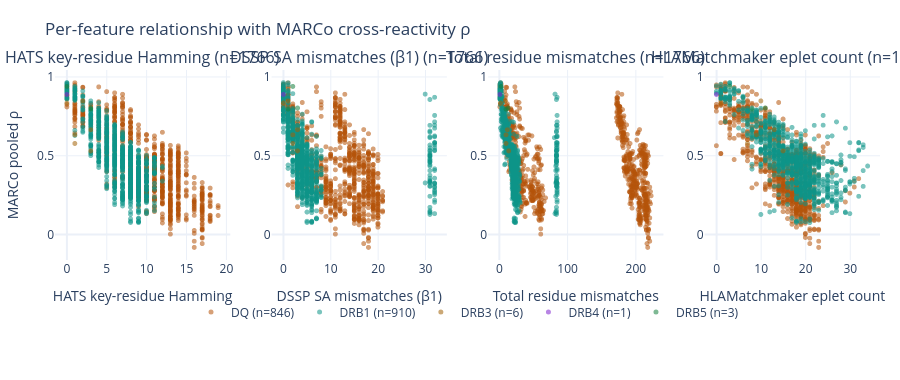

The cell this chart's notebook holds for it:
### Markdown cell above
> **Observation (cell 21)** — 2026-05-05 07:51:58
>
> **Status:** ✅ executed cleanly
> 📊 eplet coverage: **1766/1766**
> 
> ```
> fetching https://www.epregistry.com.br/databases/DRB…
>   DRB: 123 eplets total, 123 with allele lists
> fetching https://www.epregistry.com.br/databases/DQ…
>   DQ: 83 eplets total, 83 with allele lists
> fetching https://www.epregistry.com.br/databases/DP…
>   DP: 62 eplets total, 62 with allele lists
> distinct alleles with eplet annotations: 114
> wrote 1,766 rows → data/eplet_features.csv
> eplet features merged from epregistry.com.br
>   pair coverage  : 1766/1766 pairs have both alleles in registry (incl. heterodimer fallback)
>   by locus:
>        count  sum
> locus            
> DQ       846  846
> DRB1     910  910
> DRB3       6    6
> DRB4       1    1
> DRB5       3    3
>   mismatch count : median=16.0, max=34
> NOTE: PIRCHE-II indirect-recognition score still requires institutional UMC-Utrecht access (pirche_ii_score=NaN).
> ```

### Code cell
# === Plot: feature distributions vs rho_pooled (interactive Plotly) ===
import json
import plotly.graph_objects as go
from plotly.subplots import make_subplots
from IPython.display import display

LOCUS_PALETTE = {'DRB1': '#0d9488', 'DRB3': '#a16207', 'DRB4': '#7e22ce',
                 'DRB5': '#15803d', 'DQ': '#b45309', 'DP': '#be123c',
                 'DQA1': '#b45309', 'DQB1': '#be123c'}

features = [
    ('hats_key_residue_hamming',   'HATS key-residue Hamming'),
    ('dssp_sa_mismatch_count',     'DSSP SA mismatches (β1)'),
    ('total_residue_mismatches',   'Total residue mismatches'),
    ('hlamatchmaker_eplet_count',  'HLAMatchmaker eplet count'),
]

fig = make_subplots(
    rows=1, cols=4,
    subplot_titles=[f'{lbl} (n={marco_df[col].notna().sum()})' for col, lbl in features],
    horizontal_spacing=0.05,
)

for col_idx, (col, lbl) in enumerate(features, start=1):
    if col not in marco_df.columns:
        continue
    for locus, sub in marco_df.groupby('locus'):
        fig.add_trace(
            go.Scattergl(
                x=sub[col], y=sub['rho_pooled'],
                mode='markers',
                name=f'{locus} (n={len(sub)})',
                legendgroup=locus,
                showlegend=(col_idx == 1),
                marker=dict(size=5, opacity=0.55, color=LOCUS_PALETTE.get(locus, '#64748b')),
                customdata=list(zip(sub['allele1'], sub['allele2'])),
                hovertemplate=(
                    '<b>%{customdata[0]}</b> × <b>%{customdata[1]}</b><br>'
                    + lbl + ' = %{x}<br>ρ_pooled = %{y:.3f}<extra></extra>'
                ),
            ),
            row=1, col=col_idx,
        )
    fig.update_xaxes(title_text=lbl, row=1, col=col_idx)
    if col_idx == 1:
        fig.update_yaxes(title_text='MARCo pooled ρ', row=1, col=col_idx)

fig.update_layout(
    title='Per-feature relationship with MARCo cross-reactivity ρ',
    height=380, width=None,
    template='plotly_white',
    legend=dict(orientation='h', yanchor='bottom', y=-0.35, xanchor='center', x=0.5),
    margin=dict(l=50, r=20, t=70, b=120),
)

display({
    'application/vnd.plotly.v1+json': json.loads(fig.to_json()),
    'text/plain': '[Plotly figure: feature distributions vs ρ]',
}, raw=True)

### Figure 1 — Plotly figure (JSON) as saved in the notebook; plotly's stock layout.template omitted (floating-point values rounded to 4 significant figures; data arrays with more than 128 entries replaced by an {"elided": "..."} marker saying what was removed)
{"data": [{"customdata": {"elided": "846x2 str values"}, "hovertemplate": "<b>%{customdata[0]}</b> × <b>%{customdata[1]}</b><br>HATS key-residue Hamming = %{x}<br>ρ_pooled = %{y:.3f}<extra></extra>", "legendgroup": "DQ", "marker": {"color": "#b45309", "opacity": 0.55, "size": 5}, "mode": "markers", "name": "DQ (n=846)", "showlegend": true, "x": {"elided": "846 int values"}, "y": {"elided": "846 float values"}, "type": "scattergl", "xaxis": "x", "yaxis": "y"}, {"customdata": {"elided": "910x2 str values"}, "hovertemplate": "<b>%{customdata[0]}</b> × <b>%{customdata[1]}</b><br>HATS key-residue Hamming = %{x}<br>ρ_pooled = %{y:.3f}<extra></extra>", "legendgroup": "DRB1", "marker": {"color": "#0d9488", "opacity": 0.55, "size": 5}, "mode": "markers", "name": "DRB1 (n=910)", "showlegend": true, "x": {"elided": "910 int values"}, "y": {"elided": "910 float values"}, "type": "scattergl", "xaxis": "x", "yaxis": "y"}, {"customdata": [["DRB3*01:01", "DRB3*02:01"], ["DRB3*01:01", "DRB3*02:02"], ["DRB3*01:01", "DRB3*03:01"], ["DRB3*02:01", "DRB3*02:02"], ["DRB3*02:01", "DRB3*03:01"], ["DRB3*02:02", "DRB3*03:01"]], "hovertemplate": "<b>%{customdata[0]}</b> × <b>%{customdata[1]}</b><br>HATS key-residue Hamming = %{x}<br>ρ_pooled = %{y:.3f}<extra></extra>", "legendgroup": "DRB3", "marker": {"color": "#a16207", "opacity": 0.55, "size": 5}, "mode": "markers", "name": "DRB3 (n=6)", "showlegend": true, "x": [3, 3, 2, 0, 1, 1], "y": [0.531, 0.665, 0.848, 0.835, 0.578, 0.633], "type": "scattergl", "xaxis": "x", "yaxis": "y"}, {"customdata": [["DRB4*01:01", "DRB4*01:03"]], "hovertemplate": "<b>%{customdata[0]}</b> × <b>%{customdata[1]}</b><br>HATS key-residue Hamming = %{x}<br>ρ_pooled = %{y:.3f}<extra></extra>", "legendgroup": "DRB4", "marker": {"color": "#7e22ce", "opacity": 0.55, "size": 5}, "mode": "markers", "name": "DRB4 (n=1)", "showlegend": true, "x": [0], "y": [0.889], "type": "scattergl", "xaxis": "x", "yaxis": "y"}, {"customdata": [["DRB5*01:01", "DRB5*01:02"], ["DRB5*01:01", "DRB5*02:02"], ["DRB5*01:02", "DRB5*02:02"]], "hovertemplate": "<b>%{customdata[0]}</b> × <b>%{customdata[1]}</b><br>HATS key-residue Hamming = %{x}<br>ρ_pooled = %{y:.3f}<extra></extra>", "legendgroup": "DRB5", "marker": {"color": "#15803d", "opacity": 0.55, "size": 5}, "mode": "markers", "name": "DRB5 (n=3)", "showlegend": true, "x": [0, 3, 3], "y": [0.94, 0.803, 0.796], "type": "scattergl", "xaxis": "x", "yaxis": "y"}, {"customdata": {"elided": "846x2 str values"}, "hovertemplate": "<b>%{customdata[0]}</b> × <b>%{customdata[1]}</b><br>DSSP SA mismatches (β1) = %{x}<br>ρ_pooled = %{y:.3f}<extra></extra>", "legendgroup": "DQ", "marker": {"color": "#b45309", "opacity": 0.55, "size": 5}, "mode": "markers", "name": "DQ (n=846)", "showlegend": false, "x": {"elided": "846 int values"}, "y": {"elided": "846 float values"}, "type": "scattergl", "xaxis": "x2", "yaxis": "y2"}, {"customdata": {"elided": "910x2 str values"}, "hovertemplate": "<b>%{customdata[0]}</b> × <b>%{customdata[1]}</b><br>DSSP SA mismatches (β1) = %{x}<br>ρ_pooled = %{y:.3f}<extra></extra>", "legendgroup": "DRB1", "marker": {"color": "#0d9488", "opacity": 0.55, "size": 5}, "mode": "markers", "name": "DRB1 (n=910)", "showlegend": false, "x": {"elided": "910 int values"}, "y": {"elided": "910 float values"}, "type": "scattergl", "xaxis": "x2", "yaxis": "y2"}, {"customdata": [["DRB3*01:01", "DRB3*02:01"], ["DRB3*01:01", "DRB3*02:02"], ["DRB3*01:01", "DRB3*03:01"], ["DRB3*02:01", "DRB3*02:02"], ["DRB3*02:01", "DRB3*03:01"], ["DRB3*02:02", "DRB3*03:01"]], "hovertemplate": "<b>%{customdata[0]}</b> × <b>%{customdata[1]}</b><br>DSSP SA mismatches (β1) = %{x}<br>ρ_pooled = %{y:.3f}<extra></extra>", "legendgroup": "DRB3", "marker": {"color": "#a16207", "opacity": 0.55, "size": 5}, "mode": "markers", "name": "DRB3 (n=6)", "showlegend": false, "x": [3, 3, 1, 0, 2, 2], "y": [0.531, 0.665, 0.848, 0.835, 0.578, 0.633], "type": "scattergl", "xaxis": "x2", "yaxis": "y2"}, {"customdata": [["DRB4*01:01", "DRB4*01:03"]], "hovertemplate": "<b>%{customdata[0]}</b> × <b>%{customdata[1]}</b><br>DSSP SA mismatches (β1) = %{x}<br>ρ_pooled = %{y:.3f}<extra></extra>", "legendgroup": "DRB4", "marker": {"color": "#7e22ce", "opacity": 0.55, "size": 5}, "mode": "markers", "name": "DRB4 (n=1)", "showlegend": false, "x": [0], "y": [0.889], "type": "scattergl", "xaxis": "x2", "yaxis": "y2"}, {"customdata": [["DRB5*01:01", "DRB5*01:02"], ["DRB5*01:01", "DRB5*02:02"], ["DRB5*01:02", "DRB5*02:02"]], "hovertemplate": "<b>%{customdata[0]}</b> × <b>%{customdata[1]}</b><br>DSSP SA mismatches (β1) = %{x}<br>ρ_pooled = %{y:.3f}<extra></extra>", "legendgroup": "DRB5", "marker": {"color": "#15803d", "opacity": 0.55, "size": 5}, "mode": "markers", "name": "DRB5 (n=3)", "showlegend": false, "x": [2, 3, 1], "y": [0.94, 0.803, 0.796], "type": "scattergl", "xaxis": "x2", "yaxis": "y2"}, {"customdata": {"elided": "846x2 str values"}, "hovertemplate": "<b>%{customdata[0]}</b> × <b>%{customdata[1]}</b><br>Total residue mismatches = %{x}<br>ρ_pooled = %{y:.3f}<extra></extra>", "legendgroup": "DQ", "marker": {"color": "#b45309", "opacity": 0.55, "size": 5}, "mode": "markers", "name": "DQ (n=846)", "showlegend": false, "x": {"elided": "846 int values"}, "y": {"elided": "846 float values"}, "type": "scattergl", "xaxis": "x3", "yaxis": "y3"}, {"customdata": {"elided": "910x2 str values"}, "hovertemplate": "<b>%{customdata[0]}</b> × <b>%{customdata[1]}</b><br>Total residue mismatches = %{x}<br>ρ_pooled = %{y:.3f}<extra></extra>", "legendgroup": "DRB1", "marker": {"color": "#0d9488", "opacity": 0.55, "size": 5}, "mode": "markers", "name": "DRB1 (n=910)", "showlegend": false, "x": {"elided": "910 int values"}, "y": {"elided": "910 float values"}, "type": "scattergl", "xaxis": "x3", "yaxis": "y3"}, {"customdata": [["DRB3*01:01", "DRB3*02:01"], ["DRB3*01:01", "DRB3*02:02"], ["DRB3*01:01", "DRB3*03:01"], ["DRB3*02:01", "DRB3*02:02"], ["DRB3*02:01", "DRB3*03:01"], ["DRB3*02:02", "DRB3*03:01"]], "hovertemplate": "<b>%{customdata[0]}</b> × <b>%{customdata[1]}</b><br>Total residue mismatches = %{x}<br>ρ_pooled = %{y:.3f}<extra></extra>", "legendgroup": "DRB3", "marker": {"color": "#a16207", "opacity": 0.55, "size": 5}, "mode": "markers", "name": "DRB3 (n=6)", "showlegend": false, "x": [14, 12, 9, 2, 10, 10], "y": [0.531, 0.665, 0.848, 0.835, 0.578, 0.633], "type": "scattergl", "xaxis": "x3", "yaxis": "y3"}, {"customdata": [["DRB4*01:01", "DRB4*01:03"]], "hovertemplate": "<b>%{customdata[0]}</b> × <b>%{customdata[1]}</b><br>Total residue mismatches = %{x}<br>ρ_pooled = %{y:.3f}<extra></extra>", "legendgroup": "DRB4", "marker": {"color": "#7e22ce", "opacity": 0.55, "size": 5}, "mode": "markers", "name": "DRB4 (n=1)", "showlegend": false, "x": [1], "y": [0.889], "type": "scattergl", "xaxis": "x3", "yaxis": "y3"}, {"customdata": [["DRB5*01:01", "DRB5*01:02"], ["DRB5*01:01", "DRB5*02:02"], ["DRB5*01:02", "DRB5*02:02"]], "hovertemplate": "<b>%{customdata[0]}</b> × <b>%{customdata[1]}</b><br>Total residue mismatches = %{x}<br>ρ_pooled = %{y:.3f}<extra></extra>", "legendgroup": "DRB5", "marker": {"color": "#15803d", "opacity": 0.55, "size": 5}, "mode": "markers", "name": "DRB5 (n=3)", "showlegend": false, "x": [3, 13, 10], "y": [0.94, 0.803, 0.796], "type": "scattergl", "xaxis": "x3", "yaxis": "y3"}, {"customdata": {"elided": "846x2 str values"}, "hovertemplate": "<b>%{customdata[0]}</b> × <b>%{customdata[1]}</b><br>HLAMatchmaker eplet count = %{x}<br>ρ_pooled = %{y:.3f}<extra></extra>", "legendgroup": "DQ", "marker": {"color": "#b45309", "opacity": 0.55, "size": 5}, "mode": "markers", "name": "DQ (n=846)", "showlegend": false, "x": {"elided": "846 int values"}, "y": {"elided": "846 float values"}, "type": "scattergl", "xaxis": "x4", "yaxis": "y4"}, {"customdata": {"elided": "910x2 str values"}, "hovertemplate": "<b>%{customdata[0]}</b> × <b>%{customdata[1]}</b><br>HLAMatchmaker eplet count = %{x}<br>ρ_pooled = %{y:.3f}<extra></extra>", "legendgroup": "DRB1", "marker": {"color": "#0d9488", "opacity": 0.55, "size": 5}, "mode": "markers", "name": "DRB1 (n=910)", "showlegend": false, "x": {"elided": "910 int values"}, "y": {"elided": "910 float values"}, "type": "scattergl", "xaxis": "x4", "yaxis": "y4"}, {"customdata": [["DRB3*01:01", "DRB3*02:01"], ["DRB3*01:01", "DRB3*02:02"], ["DRB3*01:01", "DRB3*03:01"], ["DRB3*02:01", "DRB3*02:02"], ["DRB3*02:01", "DRB3*03:01"], ["DRB3*02:02", "DRB3*03:01"]], "hovertemplate": "<b>%{customdata[0]}</b> × <b>%{customdata[1]}</b><br>HLAMatchmaker eplet count = %{x}<br>ρ_pooled = %{y:.3f}<extra></extra>", "legendgroup": "DRB3", "marker": {"color": "#a16207", "opacity": 0.55, "size": 5}, "mode": "markers", "name": "DRB3 (n=6)", "showlegend": false, "x": [15, 13, 10, 1, 7, 9], "y": [0.531, 0.665, 0.848, 0.835, 0.578, 0.633], "type": "scattergl", "xaxis": "x4", "yaxis": "y4"}, {"customdata": [["DRB4*01:01", "DRB4*01:03"]], "hovertemplate": "<b>%{customdata[0]}</b> × <b>%{customdata[1]}</b><br>HLAMatchmaker eplet count = %{x}<br>ρ_pooled = %{y:.3f}<extra></extra>", "legendgroup": "DRB4", "marker": {"color": "#7e22ce", "opacity": 0.55, "size": 5}, "mode": "markers", "name": "DRB4 (n=1)", "showlegend": false, "x": [0], "y": [0.889], "type": "scattergl", "xaxis": "x4", "yaxis": "y4"}, {"customdata": [["DRB5*01:01", "DRB5*01:02"], ["DRB5*01:01", "DRB5*02:02"], ["DRB5*01:02", "DRB5*02:02"]], "hovertemplate": "<b>%{customdata[0]}</b> × <b>%{customdata[1]}</b><br>HLAMatchmaker eplet count = %{x}<br>ρ_pooled = %{y:.3f}<extra></extra>", "legendgroup": "DRB5", "marker": {"color": "#15803d", "opacity": 0.55, "size": 5}, "mode": "markers", "name": "DRB5 (n=3)", "showlegend": false, "x": [3, 11, 8], "y": [0.94, 0.803, 0.796], "type": "scattergl", "xaxis": "x4", "yaxis": "y4"}], "layout": {"xaxis": {"anchor": "y", "domain": [0.0, 0.2125], "title": {"text": "HATS key-residue Hamming"}}, "yaxis": {"anchor": "x", "domain": [0.0, 1.0], "title": {"text": "MARCo pooled ρ"}}, "xaxis2": {"anchor": "y2", "domain": [0.2625, 0.475], "title": {"text": "DSSP SA mismatches (β1)"}}, "yaxis2": {"anchor": "x2", "domain": [0.0, 1.0]}, "xaxis3": {"anchor": "y3", "domain": [0.525, 0.7375], "title": {"text": "Total residue mismatches"}}, "yaxis3": {"anchor": "x3", "domain": [0.0, 1.0]}, "xaxis4": {"anchor": "y4", "domain": [0.7875, 1.0], "title": {"text": "HLAMatchmaker eplet count"}}, "yaxis4": {"anchor": "x4", "domain": [0.0, 1.0]}, "annotations": [{"font": {"size": 16}, "showarrow": false, "text": "HATS key-residue Hamming (n=1766)", "x": 0.1062, "xanchor": "center", "xref": "paper", "y": 1.0, "yanchor": "bottom", "yref": "paper"}, {"font": {"size": 16}, "showarrow": false, "text": "DSSP SA mismatches (β1) (n=1766)", "x": 0.3688, "xanchor": "center", "xref": "paper", "y": 1.0, "yanchor": "bottom", "yref": "paper"}, {"font": {"size": 16}, "showarrow": false, "text": "Total residue mismatches (n=1766)", "x": 0.6313, "xanchor": "center", "xref": "paper", "y": 1.0, "yanchor": "bottom", "yref": "paper"}, {"font": {"size": 16}, "showarrow": false, "text": "HLAMatchmaker eplet count (n=1766)", "x": 0.8938, "xanchor": "center", "xref": "paper", "y": 1.0, "yanchor": "bottom", "yref": "paper"}], "legend": {"orientation": "h", "yanchor": "bottom", "y": -0.35, "xanchor": "center", "x": 0.5}, "margin": {"l": 50, "r": 20, "t": 70, "b": 120}, "title": {"text": "Per-feature relationship with MARCo cross-reactivity ρ"}, "height": 380}}
